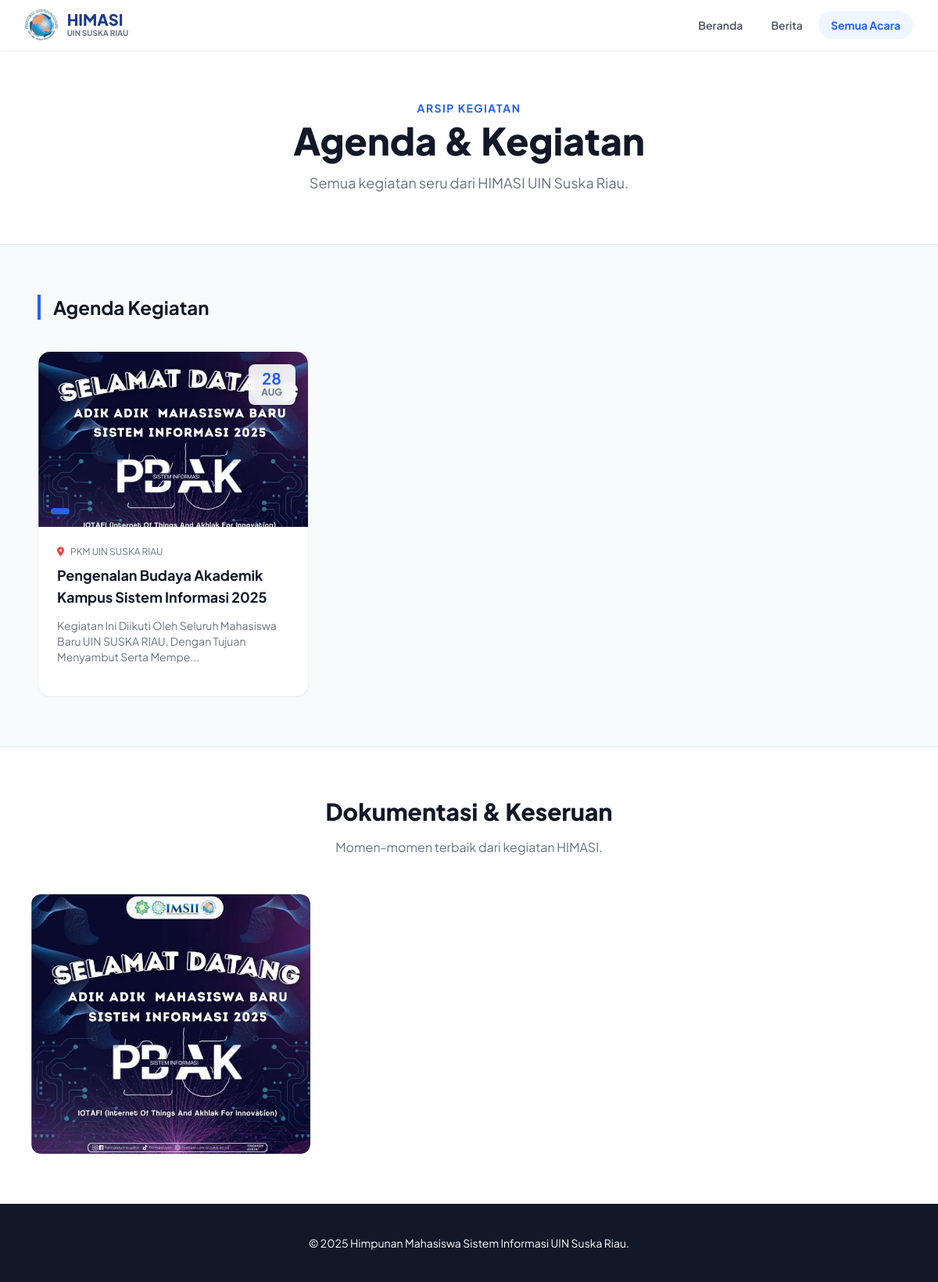
Screenshot of /old-files/acara.php with the database file from the repository.
### tables this page shows
CREATE TABLE `acara` (
  `id_acara` int(11) NOT NULL,
  `judul_acara` varchar(255) NOT NULL,
  `kategori` varchar(50) NOT NULL,
  `tanggal_pelaksanaan` date NOT NULL,
  `lokasi` varchar(100) NOT NULL,
  `deskripsi` text NOT NULL,
  `poster` varchar(255) NOT NULL
);

### old-files/acara.php (the view, shortened to what this page needs)
<?php
include 'includes/koneksi.php';
$kategori_terpilih = isset($_GET['kategori']) ? $_GET['kategori'] : '';
$judul_halaman = "Agenda & Kegiatan";
$deskripsi_halaman = "Semua kegiatan seru dari HIMASI UIN Suska Riau.";
?>
<!DOCTYPE html>
<html lang="id" class="scroll-smooth">
<head>
    <script src="https://cdn.tailwindcss.com"></script>
    <link rel="stylesheet" href="https://cdnjs.cloudflare.com/ajax/libs/font-awesome/6.0.0/css/all.min.css">
</head>
<body class="bg-gray-50 text-gray-800">
    <nav class="bg-white/95 backdrop-blur-md fixed top-0 z-50 w-full shadow-sm border-b border-gray-100">
        <div class="w-full px-4 md:px-8 py-3 flex justify-between items-center">
            <a class="flex items-center gap-3" href="index.php">
                <img src="assets/img/Logo-SIF.jpg" alt="HIMA" class="h-10 w-auto">
                <div class="flex flex-col">
                    <span class="font-extrabold text-xl text-blue-900 leading-none">HIMASI</span>
                    <span class="text-[10px] text-gray-500 font-bold uppercase">UIN Suska Riau</span>
                </div>
            </a>
            <div class="hidden md:flex items-center space-x-1">
                <a href="index.php" class="px-4 py-2 text-sm font-semibold text-gray-600 hover:text-blue-600 transition">Beranda</a>
                <a href="index.php#berita" class="px-4 py-2 text-sm font-semibold text-gray-600 hover:text-blue-600 transition">Berita</a>
                <a href="acara.php" class="px-4 py-2 text-sm font-bold text-blue-600 bg-blue-50 rounded-full transition">
                    <?php echo ($kategori_terpilih) ? $kategori_terpilih : 'Semua Acara'; ?>
                </a>
            </div>
        </div>
    </nav>
    <div class="pt-32 pb-16 bg-white border-b">
        <div class="container mx-auto px-6 text-center">
            <span class="text-blue-600 font-bold tracking-widest text-sm uppercase mb-2 block">
                <?php echo ($kategori_terpilih) ? 'KATEGORI KEGIATAN' : 'ARSIP KEGIATAN'; ?>
            </span>
            <h1 class="text-4xl md:text-5xl font-extrabold text-gray-900 mb-4"><?php echo $judul_halaman; ?></h1>
            <p class="text-gray-500 text-lg max-w-2xl mx-auto"><?php echo $deskripsi_halaman; ?></p>
        </div>
    </div>
    <div class="py-16 bg-gray-50">
        <div class="container mx-auto px-6 max-w-6xl">
            <div class="flex items-center justify-between mb-10">
                <h3 class="text-2xl font-bold text-gray-900 border-l-4 border-blue-600 pl-4">Agenda Kegiatan</h3>
            </div>
            <div class="grid grid-cols-1 md:grid-cols-2 lg:grid-cols-3 gap-8">
                <?php
                if($kategori_terpilih != ""){
                    $query = mysqli_query($koneksi, "SELECT * FROM acara WHERE kategori = '$kategori_terpilih' ORDER BY tanggal_pelaksanaan DESC");
                } else {
                    $query = mysqli_query($koneksi, "SELECT * FROM acara ORDER BY tanggal_pelaksanaan DESC");
                }
                if(mysqli_num_rows($query) > 0) {
                    while($data = mysqli_fetch_array($query)){
                        $tgl = date('d', strtotime($data['tanggal_pelaksanaan']));
                        $bln = date('M', strtotime($data['tanggal_pelaksanaan']));
                ?>
                <div class="bg-white rounded-2xl shadow-sm hover:shadow-xl transition duration-300 border border-gray-100 overflow-hidden group flex flex-col h-full">
                    <div class="relative h-56 overflow-hidden">
                        <img src="assets/img/<?php echo $data['poster']; ?>" class="w-full h-full object-cover transform group-hover:scale-105 transition duration-700">
                        <div class="absolute top-4 right-4 bg-white/90 backdrop-blur p-2 rounded-lg text-center shadow min-w-[60px]">
                            <span class="block text-xl font-bold text-blue-600 leading-none"><?php echo $tgl; ?></span>
                            <span class="block text-xs font-bold text-gray-500 uppercase"><?php echo $bln; ?></span>
                        </div>
                        <div class="absolute bottom-4 left-4 bg-blue-600 text-white text-xs font-bold px-3 py-1 rounded-full">
                        </div>
                    </div>
                    <div class="p-6 flex flex-col flex-grow">
                        <div class="text-xs text-gray-500 mb-2 flex items-center gap-2">
                            <i class="fas fa-map-marker-alt text-red-500"></i> <?php echo $data['lokasi']; ?>
                        </div>
                        <h3 class="text-lg font-bold text-gray-900 mb-3 group-hover:text-blue-600 transition">
                            <?php echo $data['judul_acara']; ?>
                        </h3>
                        <p class="text-gray-500 text-sm line-clamp-3 mb-4 flex-grow">
                            <?php echo substr($data['deskripsi'], 0, 100); ?>...
                        </p>
                    </div>
                </div>
                <?php
                    }
                } else {
                    echo '<div class="col-span-full text-center py-10 text-gray-400">Belum ada agenda di kategori ini.</div>';
                }
                ?>
            </div>
        </div>
    </div>
    <div class="py-16 bg-white border-t border-gray-200">
        <div class="container mx-auto px-6 max-w-7xl">
            <div class="text-center mb-12">
                <h2 class="text-3xl font-extrabold text-gray-900 mb-4">Dokumentasi & Keseruan</h2>
                <p class="text-gray-500">Momen-momen terbaik dari kegiatan <?php echo ($kategori_terpilih) ? $kategori_terpilih : 'HIMASI'; ?>.</p>
            </div>
            <div class="columns-1 md:columns-2 lg:columns-3 gap-6 space-y-6 px-4">
                <?php
                if($kategori_terpilih != ""){
                    $q_galeri = mysqli_query($koneksi, "SELECT * FROM acara WHERE kategori = '$kategori_terpilih' AND tanggal_pelaksanaan < NOW() ORDER BY id_acara DESC");
                } else {
                    $q_galeri = mysqli_query($koneksi, "SELECT * FROM acara WHERE tanggal_pelaksanaan < NOW() ORDER BY id_acara DESC LIMIT 9");
                }
                if(mysqli_num_rows($q_galeri) > 0){
                    while($foto = mysqli_fetch_array($q_galeri)){
                ?>
                    <div class="break-inside-avoid rounded-xl overflow-hidden group relative mb-6">
                        <img src="assets/img/<?php echo $foto['poster']; ?>" class="w-full h-auto rounded-xl hover:opacity-90 transition duration-300">
                    </div>
                <?php
                    }
                } else {
                    echo '<div class="text-center text-gray-400 col-span-full py-10 w-full">Belum ada dokumentasi diunggah.</div>';
                }
                ?>
            </div>
        </div>
    </div>
    <footer class="bg-gray-900 text-white py-10 text-center text-sm">
        &copy; 2025 Himpunan Mahasiswa Sistem Informasi UIN Suska Riau.
    </footer>
</body>
</html>

### old-files/acara.php (style rules this page uses)
body { font-family: 'Plus Jakarta Sans', sans-serif; }

### rows the page displays
acara: poster (picture), tanggal_pelaksanaan "28", tanggal_pelaksanaan "AUG", lokasi "PKM UIN SUSKA RIAU", judul_acara "Pengenalan Budaya Akademik Kampus Sistem Informasi 2025", deskripsi "Kegiatan Ini Diikuti Oleh Seluruh Mahasiswa Baru UIN SUSKA RIAU, Dengan Tujuan Menyambut Serta Mempe"

### other values shown
$judul_halaman "Agenda & Kegiatan"
$deskripsi_halaman "Semua kegiatan seru dari HIMASI UIN Suska Riau."
